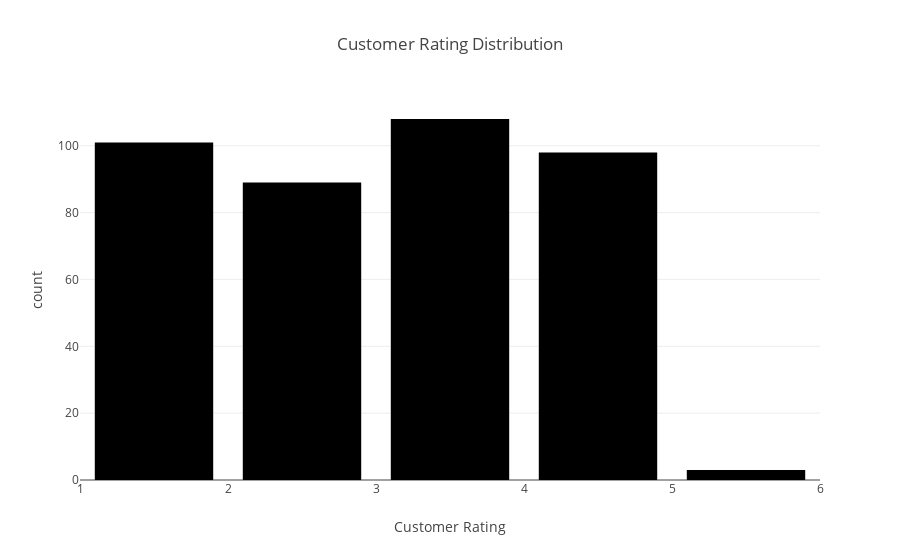

Source (notebook cell):
### Code cell
# 1. Customer Rating Distribution (Interactive histogram)
fig1 = px.histogram(df, x='Customer rating (Out of 5)', nbins=5, title="Customer Rating Distribution",
                    labels={'Customer rating (Out of 5)': 'Customer Rating'})
fig1.update_layout(bargap=0.2)
fig1.show()

### Figure 1 — Plotly figure (JSON) as saved in the notebook; plotly's stock layout.template omitted (floating-point values rounded to 4 significant figures; data arrays with more than 128 entries replaced by an {"elided": "..."} marker saying what was removed)
{"data": [{"alignmentgroup": "True", "bingroup": "x", "hovertemplate": "Customer Rating=%{x}<br>count=%{y}<extra></extra>", "legendgroup": "", "marker": {"color": "#000001", "pattern": {"shape": ""}}, "name": "", "nbinsx": 5, "offsetgroup": "", "orientation": "v", "showlegend": false, "type": "histogram", "x": {"elided": "399 float values"}, "xaxis": "x", "yaxis": "y"}], "layout": {"autosize": true, "bargap": 0.2, "barmode": "relative", "legend": {"tracegroupgap": 0}, "title": {"text": "Customer Rating Distribution"}, "xaxis": {"anchor": "y", "autorange": true, "domain": [0, 1], "range": [1, 6], "title": {"text": "Customer Rating"}, "type": "linear"}, "yaxis": {"anchor": "x", "autorange": true, "domain": [0, 1], "range": [0, 113.7], "title": {"text": "count"}}}}
